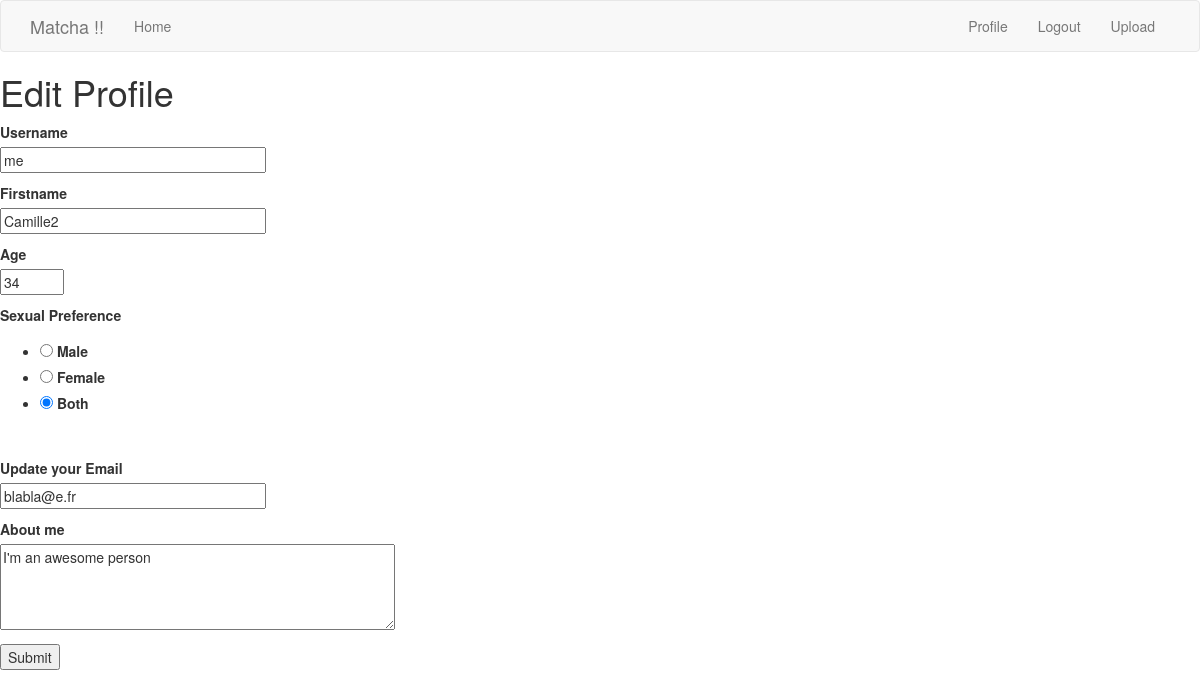
Screenshot of /edit_profile (signed in) with the database file from the repository.
### app/models.py (models this page shows, shortened)
class User(UserMixin, db.Model):
    id = db.Column(db.Integer, primary_key=True)
    username = db.Column(db.String(64), index=True, unique=True)
    firstname = db.Column(db.String(64), index=True)
    email = db.Column(db.String(120), index=True, unique=True)
    password_hash = db.Column(db.String(128))
    age = db.Column(db.Integer, index=True)
    sexpref = db.Column(db.String(64), index=True)
    fame = db.Column(db.Integer, index=True)
    bio = db.Column(db.String(256), index=True)
    last_seen = db.Column(db.DateTime, default=datetime.utcnow)
    liked = db.relationship(
        'User', secondary=likes,
        primaryjoin=(likes.c.likes_id == id),
        secondaryjoin=(likes.c.liked_id == id),
        backref=db.backref('likes', lazy='dynamic'),lazy='dynamic'
    )

### app/routes.py (the view)
@app.route('/edit_profile', methods=['GET', 'POST'])
@login_required
def edit_profile():
    form = EditProfileForm(current_user.username, current_user.email)
    if form.validate_on_submit():
        current_user.username = form.username.data
        current_user.bio = form.bio.data
        current_user.firstname = form.firstname.data
        current_user.age = form.age.data
        current_user.email = form.email.data
        current_user.sexpref = form.sexpref.data
        db.session.commit()
        flash('Your changes have been saved.')
        return redirect(url_for('edit_profile'))
    elif request.method == 'GET':
        form.username.data = current_user.username
        form.bio.data = current_user.bio
        form.firstname.data = current_user.firstname
        form.age.data = current_user.age
        form.email.data = current_user.email
        form.sexpref.data = current_user.sexpref
    return render_template('edit_profile.html', title='Edit Profile', form=form)

### app/forms.py (shortened to what this page needs)
class EditProfileForm(FlaskForm):
    username = StringField('Username', validators=[DataRequired()])
    firstname = StringField('Firstname', validators=[DataRequired()])
    bio = TextAreaField('About me', validators=[Length(min=0, max=256)])
    age = IntegerField('Age', validators=[NumberRange(min=18, max=100), DataRequired()])
    sexpref = RadioField('Sexual Preference', choices = [("Male ","Male"), ("Female", "Female"), ("Both", "Both")], validators=[DataRequired()])
    email = StringField('Update your Email', validators=[Email(), DataRequired()])
    submit = SubmitField('Submit')
    def __init__(self, original_username, original_email, *args, **kwargs):
        super(EditProfileForm, self).__init__(*args, **kwargs)
        self.original_username = original_username
        self.original_email = original_email

### app/models.py (called while the page is built)
@login.user_loader
def load_user(id):
    return User.query.get(int(id))

### app/routes.py (called while the page is built)
@app.before_request
def before_request():
    if current_user.is_authenticated:
        current_user.last_seen = datetime.utcnow()
        db.session.commit()

### app/templates/edit_profile.html (shortened to what this page needs)
{% extends "base.html" %}
{% block content %}
    <h1>Edit Profile</h1>
    <form action="" method="post">
        <p>
            {{ form.username.label }}<br>
            {{ form.username(size=32) }}<br>
        </p>
        <p>
            {{ form.firstname.label }}<br>
            {{ form.firstname(size=32) }}<br>
        </p>
        <p>
            {{ form.age.label }}<br>
            {{ form.age(size=7) }}<br>
        </p>
        <p>
            {{ form.sexpref.label }}<br>
            {{ form.sexpref(size=7) }}<br>
        </p>
        <p>
            {{ form.email.label }}<br>
            {{ form.email(size=32) }}<br>
        </p>
        <p>
            {{ form.bio.label }}<br>
            {{ form.bio(cols=50, rows=4) }}<br>
        </p>
        <p>{{ form.submit() }}</p>
    </form>
{% endblock %}

### rows the page displays
User: username "me", firstname "Camille2", age "34", sexpref "☐ Male ☐ Female ☑ Both", email "blabla@e.fr", bio "I'm an awesome person"
